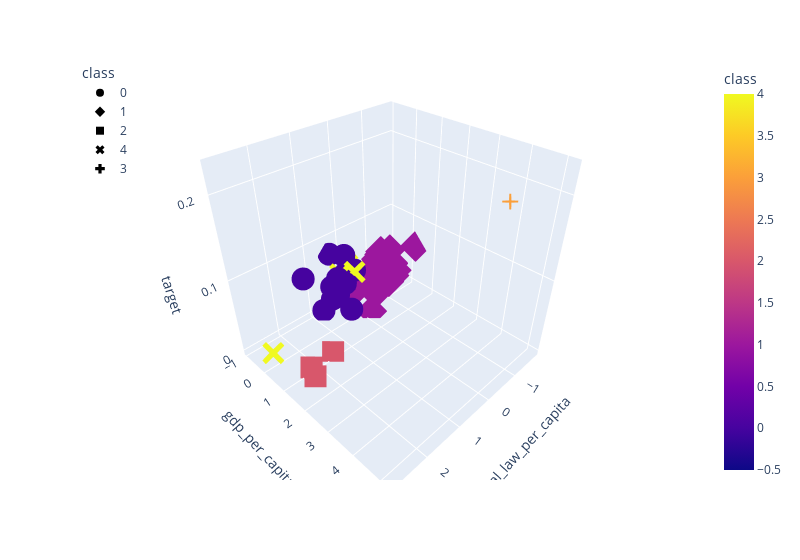

Notebook source saved alongside this figure:
### Code cell
# Plotting the clusters with three features
fig = px.scatter_3d(classified_df, 
                    x="total_law_per_capita", 
                    y="gdp_per_capita", 
                    z="target", 
                    color="class", 
                    symbol="class", 
#                     size="crime_to_pop_ratio",
                    width=800)
fig.update_layout(legend=dict(x=0,y=1))
fig.show()

### Figure 1 — Plotly figure (JSON) as saved in the notebook; plotly's stock layout.template omitted (floating-point values rounded to 4 significant figures)
{"data": [{"hovertemplate": "class=%{marker.color}<br>total_law_per_capita=%{x}<br>gdp_per_capita=%{y}<br>target=%{z}<extra></extra>", "legendgroup": "0", "marker": {"color": [0, 0, 0, 0, 0, 0, 0, 0, 0, 0, 0, 0, 0, 0, 0, 0], "coloraxis": "coloraxis", "symbol": "circle"}, "mode": "markers", "name": "0", "scene": "scene", "showlegend": true, "type": "scatter3d", "x": [0.7643, 0.3837, 0.08312, 1.016, 0.6113, -0.03165, 0.9303, 0.3139, -0.1148, 0.4923, 0.7057, 0.06812, 0.09362, 0.02309, 1.395, 0.3058], "y": [-0.7707, -0.8816, -0.1199, 0.2237, -0.1634, -0.7962, 0.4033, -0.008254, -0.7623, 0.0323, -0.337, -0.4768, -0.7533, -0.7232, -0.5241, -0.2681], "z": [0.003216, 0.07806, 0.06138, 0.06732, 0.0363, 0.04045, 0.08059, 0.009083, 0.02805, 0.05492, 0.02913, 0.05293, 0.03982, 0.07081, 0.07359, 0.04535]}, {"hovertemplate": "class=%{marker.color}<br>total_law_per_capita=%{x}<br>gdp_per_capita=%{y}<br>target=%{z}<extra></extra>", "legendgroup": "1", "marker": {"color": [1, 1, 1, 1, 1, 1, 1, 1, 1, 1, 1, 1, 1, 1, 1, 1, 1, 1, 1, 1, 1, 1], "coloraxis": "coloraxis", "symbol": "diamond"}, "mode": "markers", "name": "1", "scene": "scene", "showlegend": true, "type": "scatter3d", "x": [-0.2588, -1.026, -0.9432, -0.3555, -0.8207, -1.091, -1.66, -0.06489, -0.9772, -0.7475, -0.676, -0.5921, -0.3195, -0.9992, -0.1459, -0.4289, -1.266, -0.9299, -0.5702, -1.809, -1.019, -0.2329], "y": [-0.6385, 0.2501, -0.3703, 0.8828, -0.2285, -0.4807, -0.6211, 0.6672, -0.5407, -0.1289, 0.03086, -0.09778, 1.256, -0.4071, 0.3229, -0.4239, -0.2612, -0.5414, -0.2029, 0.2874, -0.9038, -0.3677], "z": [0.01141, 0.03284, 0.03226, 0.05274, 0.04538, 0.05555, 0.02096, 0.03838, 0.04508, 0.03214, 0.02013, 0.04009, 0.07725, 0.05434, 0.0001297, 0.03619, 0.05811, 0.02873, 0.04584, 0.06084, 0.03339, 0.03694]}, {"hovertemplate": "class=%{marker.color}<br>total_law_per_capita=%{x}<br>gdp_per_capita=%{y}<br>target=%{z}<extra></extra>", "legendgroup": "2", "marker": {"color": [2, 2, 2], "coloraxis": "coloraxis", "symbol": "square"}, "mode": "markers", "name": "2", "scene": "scene", "showlegend": true, "type": "scatter3d", "x": [1.555, 2.838, 2.227], "y": [0.9573, 2.408, 1.022], "z": [0.00183, 0.05099, 0.002792]}, {"hovertemplate": "class=%{marker.color}<br>total_law_per_capita=%{x}<br>gdp_per_capita=%{y}<br>target=%{z}<extra></extra>", "legendgroup": "4", "marker": {"color": [4, 4, 4, 4], "coloraxis": "coloraxis", "symbol": "x"}, "mode": "markers", "name": "4", "scene": "scene", "showlegend": true, "type": "scatter3d", "x": [-0.09239, 0.1929, 0.4547, 2.616], "y": [-0.7365, 0.05543, -0.2542, -0.1758], "z": [0.05284, 0.06456, 0.06149, 0.006699]}, {"hovertemplate": "class=%{marker.color}<br>total_law_per_capita=%{x}<br>gdp_per_capita=%{y}<br>target=%{z}<extra></extra>", "legendgroup": "3", "marker": {"color": [3], "coloraxis": "coloraxis", "symbol": "cross"}, "mode": "markers", "name": "3", "scene": "scene", "showlegend": true, "type": "scatter3d", "x": [0.1009], "y": [5.167], "z": [0.2281]}], "layout": {"coloraxis": {"colorbar": {"title": {"text": "class"}}, "colorscale": [[0, "#0d0887"], [0.1111, "#46039f"], [0.2222, "#7201a8"], [0.3333, "#9c179e"], [0.4444, "#bd3786"], [0.5556, "#d8576b"], [0.6667, "#ed7953"], [0.7778, "#fb9f3a"], [0.8889, "#fdca26"], [1, "#f0f921"]]}, "legend": {"title": {"text": "class"}, "tracegroupgap": 0, "x": 0, "y": 1}, "margin": {"t": 60}, "scene": {"domain": {"x": [0, 1], "y": [0, 1]}, "xaxis": {"title": {"text": "total_law_per_capita"}}, "yaxis": {"title": {"text": "gdp_per_capita"}}, "zaxis": {"title": {"text": "target"}}}, "width": 800}}
